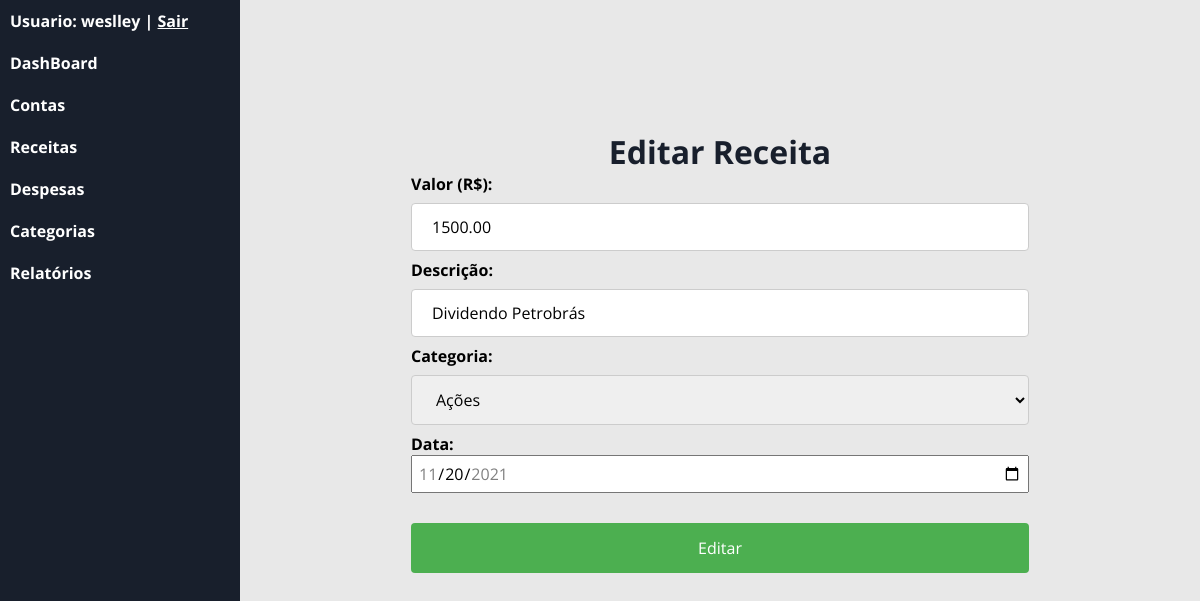
The app's page /?c=receita&m=editar&id=4 (signed in) with its own data.
### tables this page shows
CREATE TABLE `receita` (
  `id` int(11) NOT NULL,
  `valor` double(10,2) NOT NULL,
  `descricao` varchar(60) NOT NULL,
  `id_categoria` int(11) NOT NULL,
  `desp_data` date NOT NULL,
  `id_usuario` int(11) NOT NULL
);

### app/controller/Receita.php (called while the page is built, shortened)
<?php
    class Receita extends Controller
    {
        public function editar()
        {
            if(!$id = Validacao::id('id')){header('location: ./?c=receita');exit;}
            try {
                $criteria = new Criteria;
                $criteria->add('idUsuario','=',Usuario::get('id'));
                $criteria->add('tipo','=','receita');
                $criteria->add('statusCat','=','1');
                $carRespository = new Repository('app\model\class\Categoria');
                $resultado = $carRespository->load($criteria);
                $receita = ReceitaModel::find($id);
                $this->view([
                    'template/header',
                    'receita/editar',
                    'template/footer'
                ],[
                    'usuario_logado' => Usuario::get('nome'),
                    'categorias' => $resultado,
                    'receita' => $receita,
                    'msg' => FlashMessage::get()
                ]);
            } catch (\Exception $e) {
                echo $e->getMessage();
                Transaction::rollback();
            }
        }
    }

### app/model/Record.php (called while the page is built, shortened)
<?php
    abstract class Record
    {
        protected array $data;
        public function __set($prop,$value)
        {
           if(method_exists($this,'set_'.$prop))
           {
            call_user_func(array($this,'set_'.$prop),$value);
           }
           else
           {
               if($value == null)
               {
                   unset($this->data[$prop]);
               }
               else{
                   $this->data[$prop] = $value;
               }
           }
        }
        public function __get($prop)
        {
           if(method_exists($this,'get_'.$prop))
           {
            return call_user_func(array($this,'get_'.$prop));
           }
           else
           {
               if(isset($this->data[$prop]))
               {
                   return $this->data[$prop];
               }
           }
        }
        public function getEntity()
        {
            $class = get_class($this);
            return constant("{$class}::TABLENAME");
        }
        public function load($id)
        {
            $sql  = "SELECT * FROM {$this->getEntity()} ";
            $sql .= " WHERE id=".(int) $id;
            if($conn = Transaction::get())
            {
                $result = $conn->query($sql);
                if($result)
                {
                    $object = $result->fetchObject(get_class($this));
                }
                return $object;
            }
            else
            {
                throw new \Exception('Não há transação ativa!');
            }
        }
        public static function find($id)
        {
            $ar = new $classname;
            return $ar->load($id);
        }
    }

### app/model/Repository.php (called while the page is built, shortened)
<?php
    final class Repository
    {
        private $activeRecord;
        public function __construct($class)
        {
            $this->activeRecord = $class;
        }
        public function load(Criteria|null $criteria = null)
        {
            $sql = "SELECT * FROM ".constant($this->activeRecord.'::TABLENAME');
            if($criteria)
            {
                $expressao = $criteria->dump();
                if($expressao)
                {
                    $sql .= " WHERE ".$expressao;
                }
            }
            if($conn = Transaction::get())
            {
                $result = $conn->query($sql);
                $results = array();
                if($result)
                {
                    while($row = $result->fetchObject($this->activeRecord))
                    {
                        $results[] = $row;
                    }
                    return $results;
                }
            }
            else
            {
                throw new \Exception('Não há transação ativa!');
            }
        }
    }

### app/model/Criteria.php (called while the page is built, shortened)
<?php
    class Criteria
    {
        private $filters;
        function __construct()
        {
            $this->filters = array();
        }
        public function add($variable,$compare_operator,$value,$logic_operator = 'and')
        {
            if(empty($this->filters))
            {
                $logic_operator = null;
            }
            $this->filters[] = [$variable,$compare_operator,$this->transform($value),$logic_operator];
        }
        public function transform($value)
        {
            if(is_array($value))
            {
                foreach($value as $x)
                {
                    if(is_integer($x)){
                        $foo[] = $x;
                    }
                    else if(is_string($x))
                    {
                        $foo[] = "'$x'";
                    }
                }
                $result = '('.implode(',',$foo).')';
            }
            else if(is_string($value))
            {
                $result = "'$value'";
            }
            return $result;
        }
        public function dump()
        {
            if(is_array($this->filters) and count($this->filters) > 0)
            {
                $result = '';
                foreach($this->filters as $filter)
                {
                    $result .= $filter[3].' '.$filter[0].' '.$filter[1].' '.$filter[2].' ';
                }
                $result = trim($result);
                return "({$result})";
            }
        }
    }

### app/view/receita/editar.php (the view, shortened to what this page needs)
<div id="form-inserir-despesa">
<h1 id="titulo-despesa">Editar Receita</h1>
<form action="./?c=receita&m=editar&id=<?= $_GET['id'] ?>" method="POST">
    <label for="valor">Valor (R$):</label>
    <input type="number" step="0.01" name="valor" min="0.01" placeholder="0,00" required value="<?= $receita->valor ?>">
    <label for="descricao">Descrição:</label>
    <input type="text" id="fname" name="descricao" placeholder="Descrição..." required  value="<?= $receita->descricao ?>">
    <label for="categoria">Categoria: </label>
    <select name="categoria">
      <?php
        if(!empty($categorias)):
          foreach($categorias as $categoria):
      ?>
      <?php if($categoria->id == $receita->id_categoria): ?>
        <option value="<?= $categoria->id ?>" selected> <?= $categoria->nome ?> </option>
      <?php else: ?>
        <option value="<?= $categoria->id ?>"> <?= $categoria->nome ?> </option>
      <?php
          endif;
          endforeach;
        else:
      ?>
       <option value="vazio">Não há categoria cadastrada!</option>
     <?php endif; ?>
    </select>
    <label for="data">Data:</label><br>
    <input type="date" id="input-date" name="data" value="<?= $receita->desp_data ?>" min="<?= date("Y-m").'-01' ?>" max="<?= date("Y-m").'-'.date("t", mktime(0,0,0,date('m'),'01',date('Y'))) ?>"><br><br>
    <input type="submit" value="Editar">
  </form>
</div>

### app/controller/Controller.php (shortened to what this page needs)
<?php
    abstract class Controller
    {
        protected function view(array $templates,array $dados = array())
        {
            foreach($templates as $template)
            {
                require_once __DIR__."/../view/{$template}.php";
            }
        }
    }

### assets/css/style.css (style rules this page uses)
* { padding: 0px; margin: 0px; font-family: 'Open Sans', sans-serif; box-sizing: border-box; }
input,select { font-size: 16px; }
label { font-weight: bold; }
#titulo-categoria,#titulo-despesa,#titulo-receita { text-align: center; font-weight: bold; color: 181F2C; }
#form-inserir-despesa input[type=text],#form-inserir-despesa input[type=number] ,#form-inserir-despesa select { width: 100%; padding: 12px 20px; margin: 8px 0; display: inline-block; border: 1px solid #ccc; border-radius: 4px; box-sizing: border-box; }
#form-inserir-despesa input[type='date'] { color: black; }
#form-inserir-despesa input[type=submit] { width: 100%; background-color: #4CAF50; color: white; padding: 14px 20px; margin: 8px 0; border: none; border-radius: 4px; cursor: pointer; }
#form-inserir-despesa { border-radius: 5px; width: 70%; margin: 0 auto; padding: 15vh 20px 0px 20px; }
#titulo-despesa { text-align: center; font-weight: bold; color: #181F2C; }
#input-date { width: 100%; padding: 5px; }

### records on screen
receita: valor "1500.00", descricao "Dividendo Petrobrás", data "11/20/2021"

### other values on screen
form field categoria "Ações"
